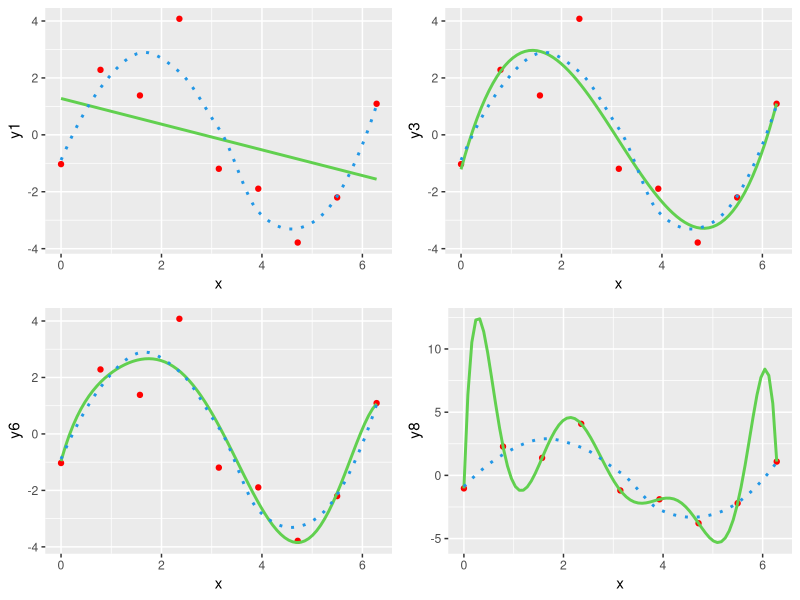
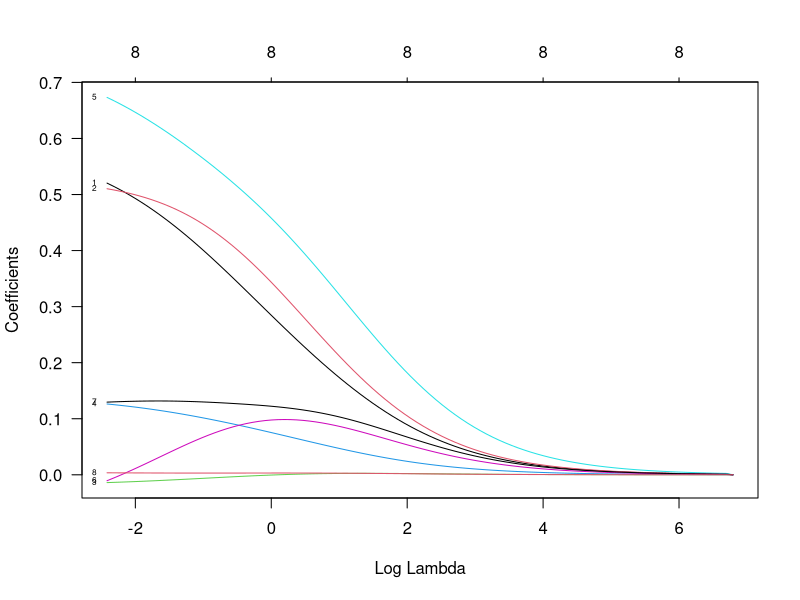
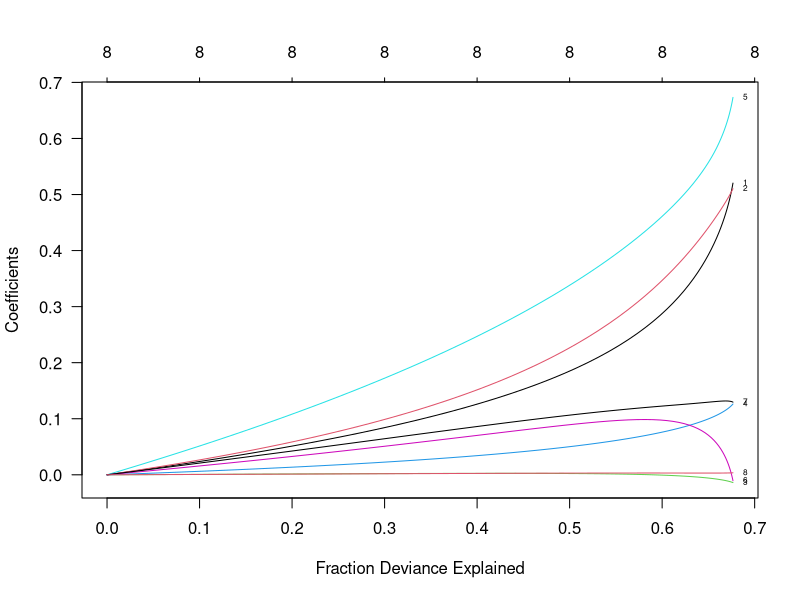
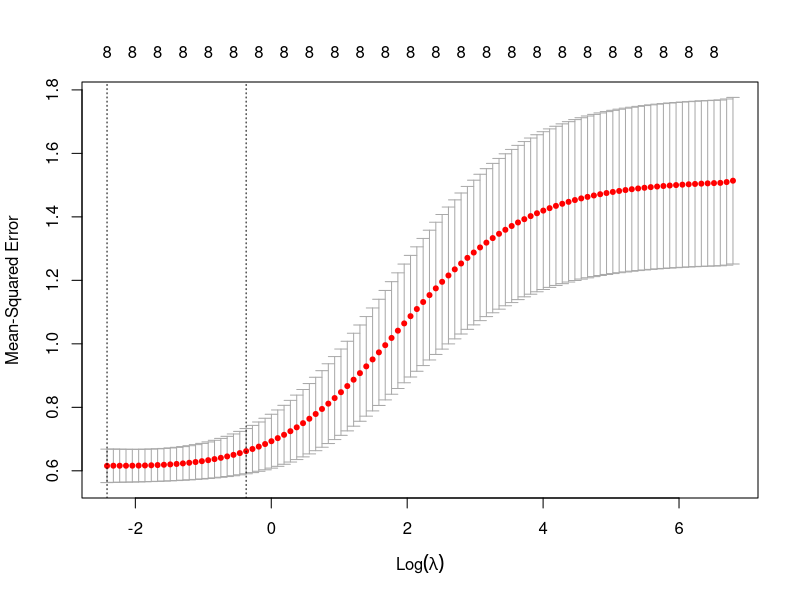
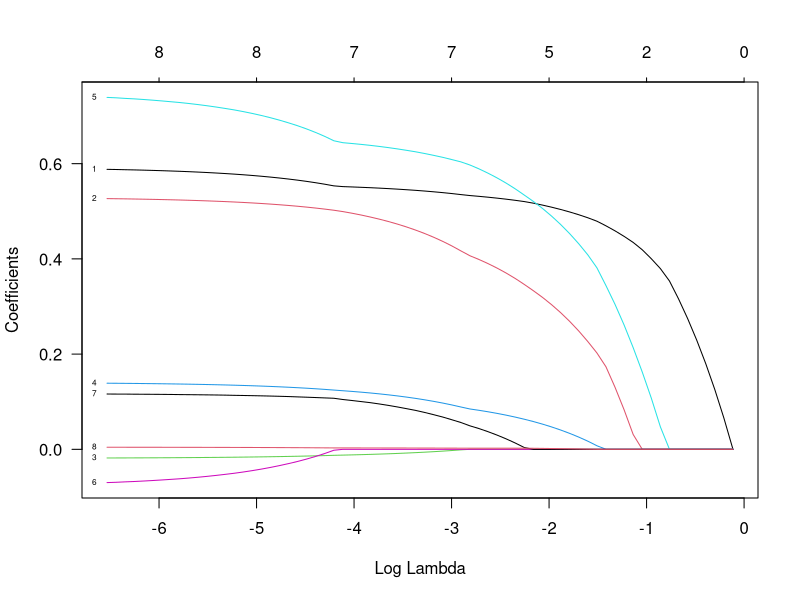
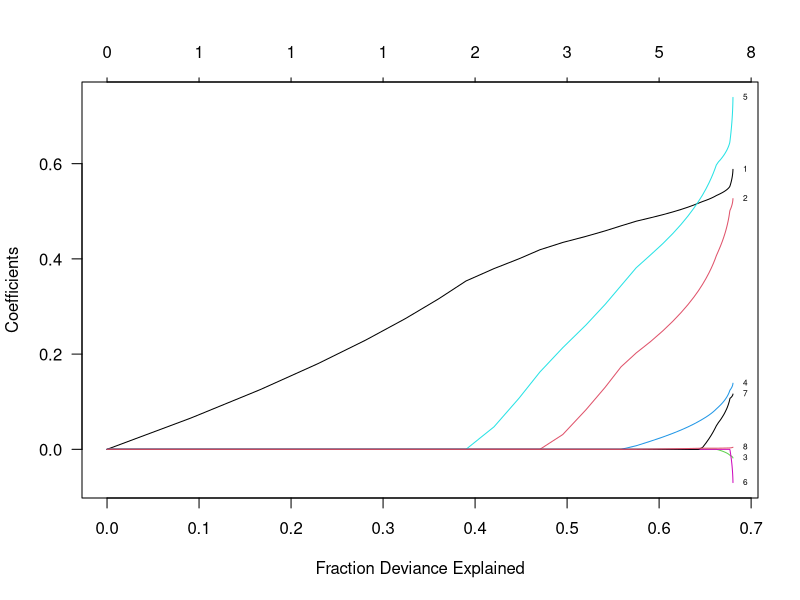
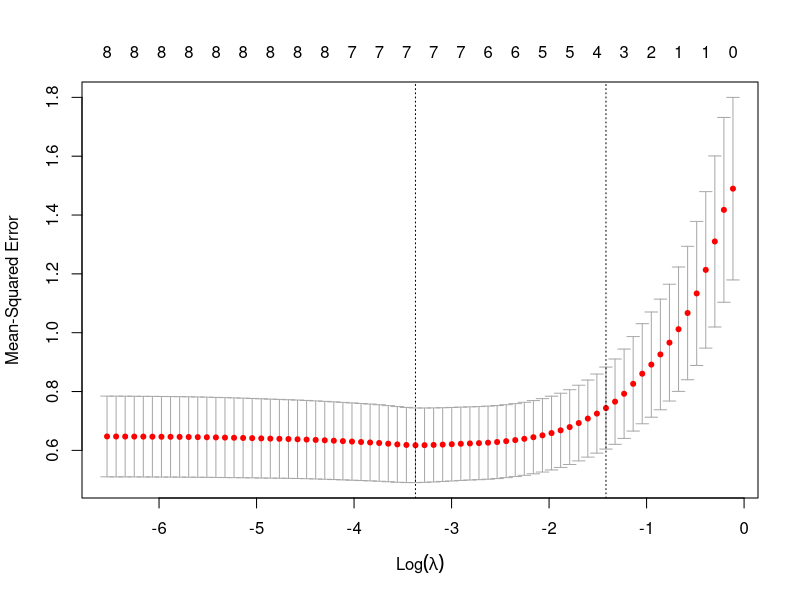

Here is the R script that generated these plots, in order: (Note: this script raises an error after producing the figures.)
# Lecture 8 - LASSO Regression

# polynomial regression example (slide 4)
set.seed(6789)
x <- c(0:8)/8*2*pi
y <- 3*sin(x) + rnorm(n=9)
data <- data.frame(x, y)

lm1 <- lm(y ~ x, data=data)
lm3 <- lm(y ~ x + I(x^2) + I(x^3), data=data)
lm6 <- lm(y ~ x + I(x^2) + I(x^3) + I(x^4) + I(x^5) + I(x^6), data=data)
lm8 <- lm(y ~ x + I(x^2) + I(x^3) + I(x^4) + I(x^5) + I(x^6) + I(x^7) + I(x^8), data=data)

require(ggplot2)
ggplot(data) + aes(x, y) + geom_point(color='red') + 
  stat_smooth(formula=y ~ x, method=lm, se=F, color=3) + 
  geom_smooth(method="loess", lty=3, color=4, se=F) +
  ylab("y1") -> m1
ggplot(data) + aes(x, y) + geom_point(color='red') + 
  stat_smooth(formula=y ~ x + I(x^2) + I(x^3), method=lm, se=F, color=3) + 
  geom_smooth(method="loess", lty=3, color=4, se=F) +
  ylab("y3") -> m3
ggplot(data) + aes(x, y) + geom_point(color='red') + 
  stat_smooth(formula=y ~ x + I(x^2) + I(x^3) + I(x^4) + I(x^5) + I(x^6), method=lm, se=F, color=3) + 
  geom_smooth(method="loess", lty=3, color=4, se=F) +
  ylab("y6") -> m6
ggplot(data) + aes(x, y) + geom_point(color='red') + 
  stat_smooth(formula=y ~ x + I(x^2) + I(x^3) + I(x^4) + I(x^5) + I(x^6) + I(x^7) + I(x^8), method=lm, se=F, color=3) + 
  geom_smooth(method="loess", lty=3, color=4, se=F) +
  ylab("y8") -> m8
require(gridExtra)
grid.arrange(m1, m3, m6, m8, nrow=2, ncol=2)

# training data set & testing data: skip

# Prstate cancer
prostate <- read.csv("data/prostate.csv")

# Divide training and testing sets
set.seed(23456)
testingindex <- sample(1:nrow(prostate), 20)
training <- prostate[-testingindex, ]
testing <- prostate[testingindex, ]

# Automated selection procedure
# Backward selection
full <- lm(lpsa~lcavol+lweight+age+lbph+svi+lcp+gleason+pgg45, data=training)
backward1 <- step(full, direction="backward")

alt <- lm(lpsa ~ . - age - svi, data=training) # ".": all other varaibles, "-": exclude 
backward2 <- step(full, direction="backward", test="F")
backward3 <- step(full, direction="backward", test="Chisq")

# Forward selection
null <- lm(lpsa ~ 1, data=training)
forward <- step(null, scope=list(lower=null, upper=full), direction="forward")

# Stepwise selection
stepwise1 <- step(full, direction="both")
stepwise2 <- step(null, scope=list(lower=null, upper=full), direction="both")



# Ridge regression
if(!require(glmnet)) {install.packages("glmnet"); require(glmnet)}

x <- model.matrix(lpsa ~ . - 1, data=training)
y <- training$lpsa
ridge1 <- glmnet(x, y, alpha=0, lambda=c(0.5, 1))
ridge1

coef(ridge1)

# lambda not specified
ridge2 <- glmnet(x, y, alpha=0)
plot(ridge2, xvar="lambda", label=T, las=1)
plot(ridge2, xvar="dev", label=T, las=1)

# cross-validation to determine lambda
set.seed(56789)
ridge2.cv <- cv.glmnet(x, y, alpha=0)
plot(ridge2.cv) # mean MSE +- SE

min(ridge2.cv$cvm) # 0.61
log(ridge2.cv$lambda.min) # -2.42
log(ridge2.cv$lambda.1se) # -0.37, selected lambda

# cofficients by 1-SE rule
coef(ridge2, s=ridge2.cv$lambda.1se)

# predicted values on tested set
x.test <- model.matrix(lpsa ~ . - 1, data=testing)
ridge2.pred <- predict(ridge2, newx=x.test, s=ridge2.cv$lambda.1se)



# LASSO regression
LASSO1 <- glmnet(x, y, alpha=1, lambda=c(0.25, 0.5, 0.75, 1))
LASSO1
coef(LASSO1)

LASSO2 <- glmnet(x, y, alpha=1)
plot(LASSO2, xvar="lambda", label=T, las=1)
plot(LASSO2, xvar="dev", label=T, las=1)

# cross-validation to determine lambda
set.seed(54321)
LASSO2.cv <- cv.glmnet(x, y, alpha=1)
plot(LASSO2.cv)

# minimum MSE
min(LASSO2.cv$cvm) # 0.62
log(LASSO2.cv$lambda.min) # -3.37

# 1-SE rule
log(LASSO2.cv$lambda.1se) # -1.42

# non-zero cofficients
coef(LASSO2, s=LASSO2.cv$lambda.1se)

# export predicted values for further analysis
LASSO2.pred <- predict(LASSO2, newx=x.test, s=LASSO2.cv$lambda.1se)

# Multicollinearity
prostate.col <- prostate # create new predictor
prostate.col$new1 <- prostate.col$lcavol + prostate.col$lweight # sum two variables

coefficients(lm(lpsa~lcavol+lweight+new1, data=prostate.col)) # OLS
coef(glmnet(lpsa~lcavol+lweight+new1, alpha=1))
